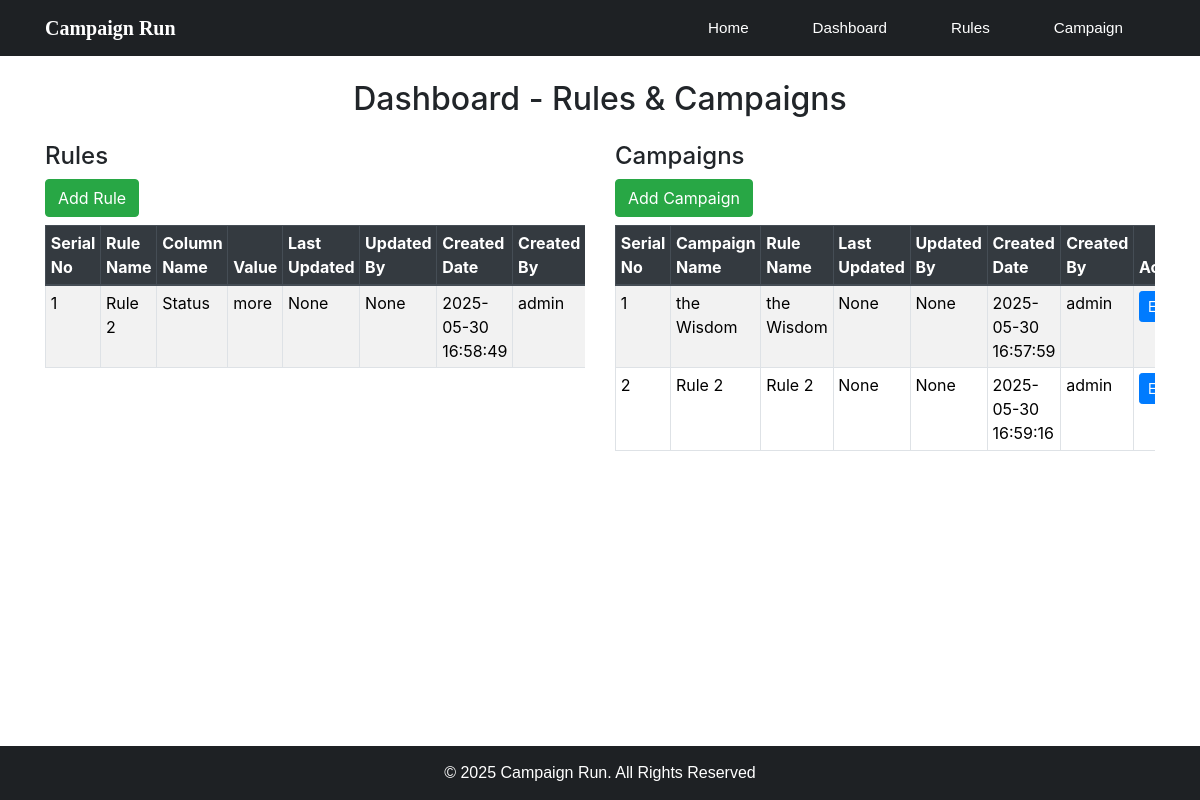
/dashboard, run on the app's committed database.
### tables this page shows
CREATE TABLE rules (
                        id INTEGER PRIMARY KEY AUTOINCREMENT,
                        rule_name TEXT,
                        column_name TEXT,
                        value TEXT,
                        created_by TEXT,
                        created_date TEXT,
                        updated_by TEXT,
                        updated_date TEXT
                    );

CREATE TABLE campaigns (
                        id INTEGER PRIMARY KEY AUTOINCREMENT,
                        campaign_name TEXT,
                        rule_name TEXT,
                        created_by TEXT,
                        created_date TEXT,
                        updated_by TEXT,
                        updated_date TEXT
                    );

### app.py (the view)
@app.route('/dashboard')
def dashboard():
    with sqlite3.connect(DB_NAME) as conn:
        c = conn.cursor()
        c.execute("SELECT * FROM rules")
        rules = [
            {
                'id': row[0], 'rule_name': row[1], 'column_name': row[2], 'value': row[3],
                'created_by': row[4], 'created_date': row[5],
                'updated_by': row[6], 'last_updated': row[7]
            } for row in c.fetchall()
        ]
        c.execute("SELECT * FROM campaigns")
        campaigns = [
            {
                'id': row[0], 'campaign_name': row[1], 'rule_name': row[2],
                'created_by': row[3], 'created_date': row[4],
                'updated_by': row[5], 'last_updated': row[6],
                'campaign_name': row[2]  # adjust if you store campaign_name differently
            } for row in c.fetchall()
        ]
    return render_template('dashboard.html', rules=rules, campaigns=campaigns)

### templates/dashboard.html (shortened to what this page needs)
{% extends 'base.html' %}
{% block content %}
<div class="container mt-4">
    <h2 class="text-center mb-4">Dashboard - Rules & Campaigns</h2>
    <div class="row gx-5">
        <div class="col-md-6 mb-4">
            <h4>Rules</h4>
            <a href="{{ url_for('add_rules') }}" class="btn btn-success mb-2">Add Rule</a>
            <div class="table-responsive">
                <table class="table table-bordered table-sm table-striped">
                    <thead class="thead-dark">
                        <tr>
                            <th>Serial No</th>
                            <th>Rule Name</th>
                            <th>Column Name</th>
                            <th>Value</th>
                            <th>Last Updated</th>
                            <th>Updated By</th>
                            <th>Created Date</th>
                            <th>Created By</th>
                        </tr>
                    </thead>
                    <tbody>
                        {% for rule in rules %}
                        <tr>
                            <td>{{ loop.index }}</td>
                            <td>{{ rule.rule_name }}</td>
                            <td>{{ rule.column_name }}</td>
                            <td>{{ rule.value }}</td>
                            <td>{{ rule.last_updated }}</td>
                            <td>{{ rule.updated_by }}</td>
                            <td>{{ rule.created_date }}</td>
                            <td>{{ rule.created_by }}</td>
                        </tr>
                        {% endfor %}
                    </tbody>
                </table>
            </div>
        </div>
        <div class="col-md-6 mb-4">
            <h4>Campaigns</h4>
            <a href="{{ url_for('add_campaign') }}" class="btn btn-success mb-2">Add Campaign</a>
            <div class="table-responsive">
                <table class="table table-bordered table-sm table-striped">
                    <thead class="thead-dark">
                        <tr>
                            <th>Serial No</th>
                            <th>Campaign Name</th>
                            <th>Rule Name</th>
                            <th>Last Updated</th>
                            <th>Updated By</th>
                            <th>Created Date</th>
                            <th>Created By</th>
                            <th>Action</th>
                        </tr>
                    </thead>
                    <tbody>
                        {% for campaign in campaigns %}
                        <tr>
                            <td>{{ loop.index }}</td>
                            <td>{{ campaign.campaign_name }}</td>
                            <td>{{ campaign.rule_name }}</td>
                            <td>{{ campaign.last_updated }}</td>
                            <td>{{ campaign.updated_by }}</td>
                            <td>{{ campaign.created_date }}</td>
                            <td>{{ campaign.created_by }}</td>
                            <td>
                                <a href="{{ url_for('edit_campaign', id=campaign.id) }}" class="btn btn-sm btn-primary">Edit</a>
                            </td>
                        </tr>
                        {% endfor %}
                    </tbody>
                </table>
            </div>
        </div>
    </div>
</div>
{% endblock %}

### static/style.css (style rules this page uses)
body { background-color: #ffffff; font-family: Arial; display: flex; flex-direction: column; min-height: 100vh; }
.table thead { background-color: #343a40; color: white; }

### data on the page
rules: rule_name "Rule 2", column_name "Status", value "more", last_updated "None", updated_by "None", created_date "2025-05-30 16:58:49", created_by "admin"
campaigns: campaign_name "the Wisdom", rule_name "the Wisdom", last_updated "None", updated_by "None", created_date "2025-05-30 16:57:59", created_by "admin"
campaigns: campaign_name "Rule 2", rule_name "Rule 2", last_updated "None", updated_by "None", created_date "2025-05-30 16:59:16", created_by "admin"
